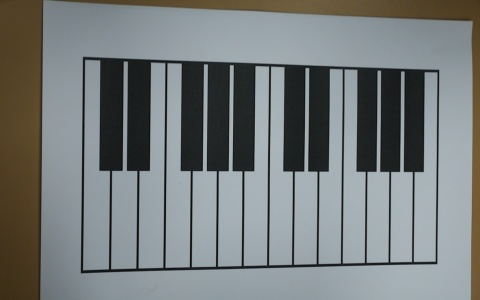
#> input picture Proyecto Final/Calib_Images/image0.jpg, 480 x 300 px; its folder holds 4 pictures in this run
$ python virtual_piano.py
#> lines starting #> are read from the running program, lines starting #| are printed output that depends on the picture
import cv2
import numpy as np

class Piano_Keyboard:
    __white_map = {
        0:0,
        1:2,
        2:4,
        3:5,
        4:7,
        5:9,
        6:11,
        7:12,
        8:14,
        9:16,
        10:17,
        11:19,
        12:21,
        13:23,
        14:24,
    }

    __black_map = {
        0:1,
        1:3,
        2:6,
        3:8,
        4:10,
        5:13,
        6:15,
        7:18,
        8:20,
        9:22,
    }

    __white_keys = [
        "C",
        "D",
        "E",
        "F",
        "G",
        "A",
        "B",
        "C",
        "D",
        "E",
        "F",
        "G",
        "A",
        "B",
        "C",
    ]

    __black_keys = [
        "C#",
        "D#",
        "F#",
        "G#",
        "A#",
        "C#",
        "D#",
        "F#",
        "G#",
        "A#",
    ]

    def __init__(self):
        self.images = []
        self.calibration_params = None
        self.white_keys = []
        self.black_keys = []

        self.__get_images()
        self.__calibrate_camera(self.images)
        self.__find_keys()
        self.__sort_keys()
        self.__assign_keys()

    def __find_keys(self):
        '''Find the keys in the image'''
        # Convert the image to grayscale
        gray = cv2.cvtColor(self.image, cv2.COLOR_BGR2GRAY)

        # Find corners or keypoints
        ret, corners = cv2.findChessboardCorners(gray, (15, 3), None)

        if ret:
            # If corners are found, store object points and image points
            self.white_keys = corners[0:15]
            self.black_keys = corners[15:25]

    def __sort_keys(self):
        self.white_keys = sorted(self.white_keys, key=lambda x: x[0][0])
        self.black_keys = sorted(self.black_keys, key=lambda x: x[0][0])

    def __assign_keys(self):
        for i in range(len(self.white_keys)):
            self.white_keys[i] = (self.__white_keys[i], self.white_keys[i])

        for i in range(len(self.black_keys)):
            self.black_keys[i] = (self.__black_keys[i], self.black_keys[i])

    def __get_key(self, key):
        if key in self.__white_map:
            return self.white_keys[self.__white_map[key]]
        else:
            return self.black_keys[self.__black_map[key]]

    def __get_images(self):
        '''Get images from the camera'''
        path = "Calib_Images/"
        for i in range(16):
            image = cv2.imread(path + f"image{i}" + ".jpg")
#> image is the input picture: shape (300, 480, 3); mean B, G, R 124.2, 123.8, 118.9
            self.images.append(image)
            self.images.append(cv2.imread("Pattern/piano.png"))
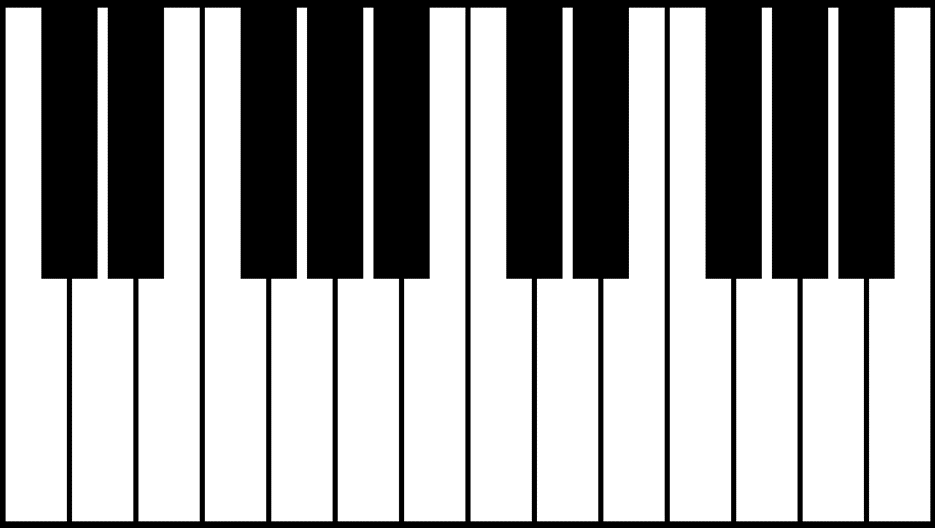
#> input picture Proyecto Final/Pattern/piano.png, 935 x 528 px

    def __calibrate_camera(self, images):
        '''Given a list of images of the piano (pattern to use), calibrate the camera'''
        # Define the chessboard size or custom pattern size
        pattern_size = (15, 3)

        # Arrays to store object points and image points from all images
        object_points = []
        image_points = []

        # Define the 3D coordinates of the pattern
        objp = np.zeros((np.prod(pattern_size), 3), dtype=np.float32)
        objp[:, :2] = np.mgrid[0:pattern_size[0], 0:pattern_size[1]].T.reshape(-1, 2)

        for image in images:
            # Convert the image to grayscale
            gray = cv2.cvtColor(image, cv2.COLOR_BGR2GRAY)

            # Find corners or keypoints
            ret, corners = cv2.findChessboardCorners(gray, pattern_size, None)

            if ret:
                # If corners are found, store object points and image points
                object_points.append(objp)
                image_points.append(corners)
#> this loop made 5 passes
#> pass 1, in __calibrate_camera, `gray = cv2.cvtColor(image, cv2.COLOR_BGR2GRAY)`:
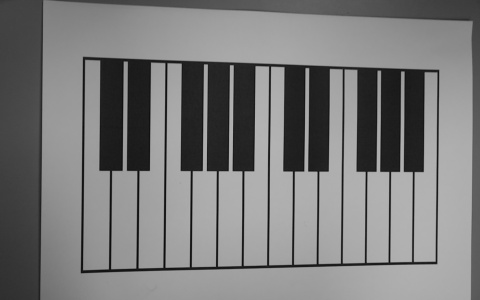
#> gray: shape (300, 480); min 9, max 181, mean 122.3
#> pass 3, in __calibrate_camera, `gray = cv2.cvtColor(image, cv2.COLOR_BGR2GRAY)`:
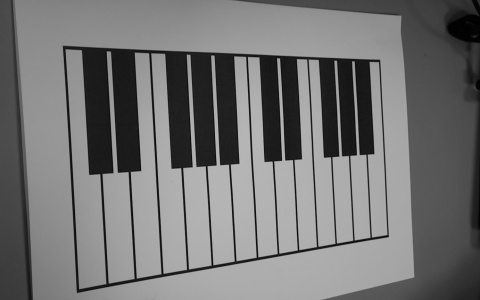
#> gray: shape (300, 480); min 0, max 185, mean 115.9

        # Perform camera calibration
        ret, mtx, dist, rvecs, tvecs = cv2.calibrateCamera(object_points, image_points, gray.shape[::-1], None, None)

        # Save the calibration parameters (mtx, dist) for later use
        self.calibration_params = (mtx, dist)


# Try the class
#> (the run stopped early here; a loop or call above may not have finished)
